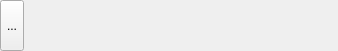
<?xml version="1.0" encoding="UTF-8"?>
<ui version="4.0">
 <class>FieldKey</class>
 <widget class="QWidget" name="FieldKey">
  <property name="geometry">
   <rect>
    <x>0</x>
    <y>0</y>
    <width>338</width>
    <height>51</height>
   </rect>
  </property>
  <property name="windowTitle">
   <string>Form</string>
  </property>
  <layout class="QHBoxLayout" name="horizontalLayout">
   <property name="spacing">
    <number>0</number>
   </property>
   <property name="leftMargin">
    <number>0</number>
   </property>
   <property name="topMargin">
    <number>0</number>
   </property>
   <property name="rightMargin">
    <number>0</number>
   </property>
   <property name="bottomMargin">
    <number>0</number>
   </property>
   <item>
    <widget class="QToolButton" name="deleteButton">
     <property name="sizePolicy">
      <sizepolicy hsizetype="Fixed" vsizetype="Expanding">
       <horstretch>0</horstretch>
       <verstretch>0</verstretch>
      </sizepolicy>
     </property>
     <property name="text">
      <string>...</string>
     </property>
    </widget>
   </item>
   <item>
    <spacer name="horizontalSpacer">
     <property name="orientation">
      <enum>Qt::Orientation::Horizontal</enum>
     </property>
     <property name="sizeHint" stdset="0">
      <size>
       <width>40</width>
       <height>20</height>
      </size>
     </property>
    </spacer>
   </item>
  </layout>
 </widget>
 <resources/>
 <connections/>
</ui>
